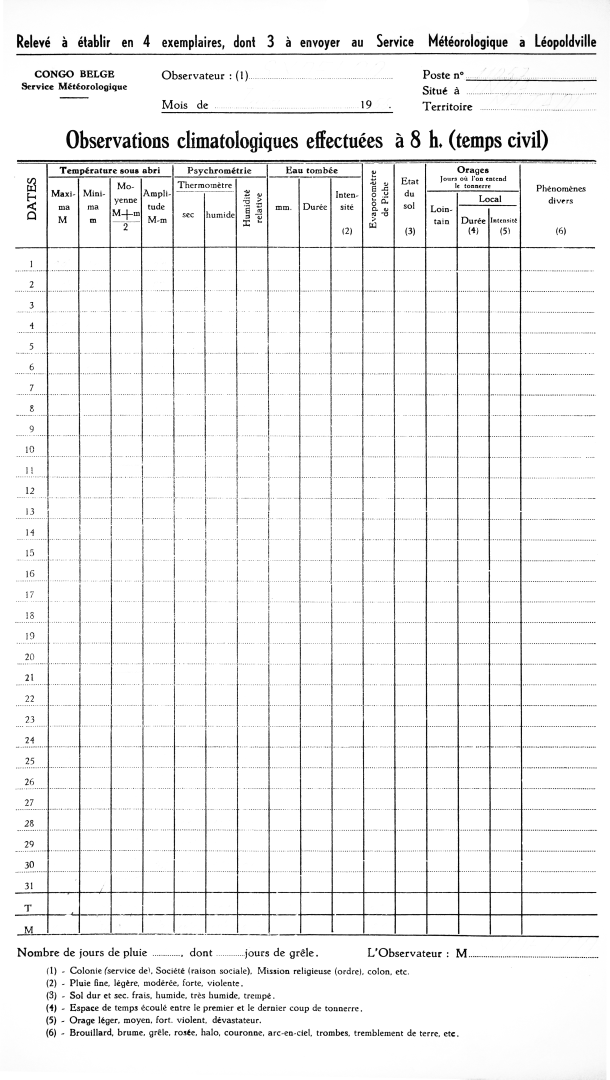
#> input picture data-raw/templates/format_1.jpg, 3048 x 5396 px (shown at 1/5 size)
$ python -i match_template.py   (imports and definitions only)
#> lines starting #> are read from the running program, lines starting #| are printed output that depends on the picture; after the words box and inside, x2 and y2 are one past the last pixel; in counts of white or black regions, pixels touching at a corner belong together
#> further down, picture is the input picture: shape (5396, 3048); min 0, max 255, mean 242.3
#!/usr/bin/env python

# Import necessary libraries.
import os, argparse, glob, tempfile, shutil, warnings
import cv2
import numpy as np
import pandas as pd
import tensorflow as tf
from tqdm import tqdm

# local functions
from inner_crop import *
from label_table_cells import *
from match_preview import *

# set TF log level (suppress verbose output)
os.environ['TF_CPP_MIN_LOG_LEVEL'] = '2'

# ignore python warnings
# [1 line not run here, left out]

# argument parser
# [147 lines left out: functions getArgs, error_log, load_guides, alignImages, not called in this run]

def flatten(im):

    # histogram stretching + OTSU thresholding + resizing
    # (on the red channel)
    clahe = cv2.createCLAHE(clipLimit = 3, tileGridSize = (15,15))
    im = clahe.apply(im)
    im = cv2.GaussianBlur(im,(7, 7),0)
    ret, im = cv2.threshold(im, 0, 255, cv2.THRESH_BINARY + cv2.THRESH_OTSU)
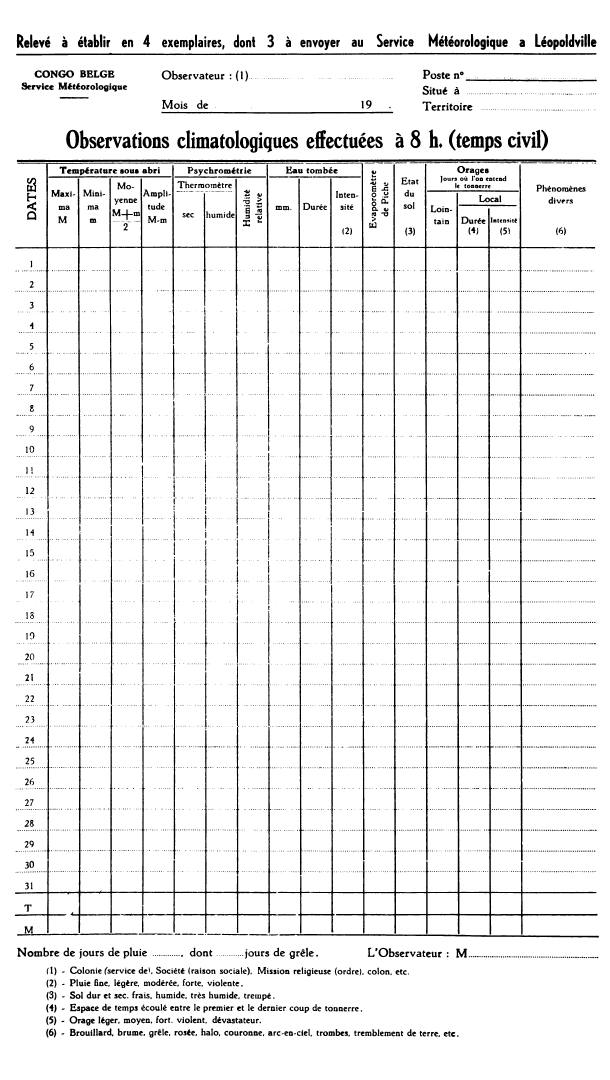
#> im: shape (5396, 3048) (shown at 1/5 size); 93.8% white; 7906 black regions (5759 under 20 px), largest, box (x1, y1, x2, y2) and area: (76, 812, 1666, 4376) 104572, (1389, 2559, 2988, 4674) 78969, (1611, 813, 2813, 2851) 69781
#> ret = 171

    return im

# [192 lines left out: functions cookieCutter, setup_outdir, not called in this run]

# [139 lines not run here, left out]

>>> import cv2
>>> picture = cv2.imread('../data-raw/templates/format_1.jpg', cv2.IMREAD_GRAYSCALE)
>>> result = flatten(picture)

$ run again, on data-raw/templates/format_6.jpg
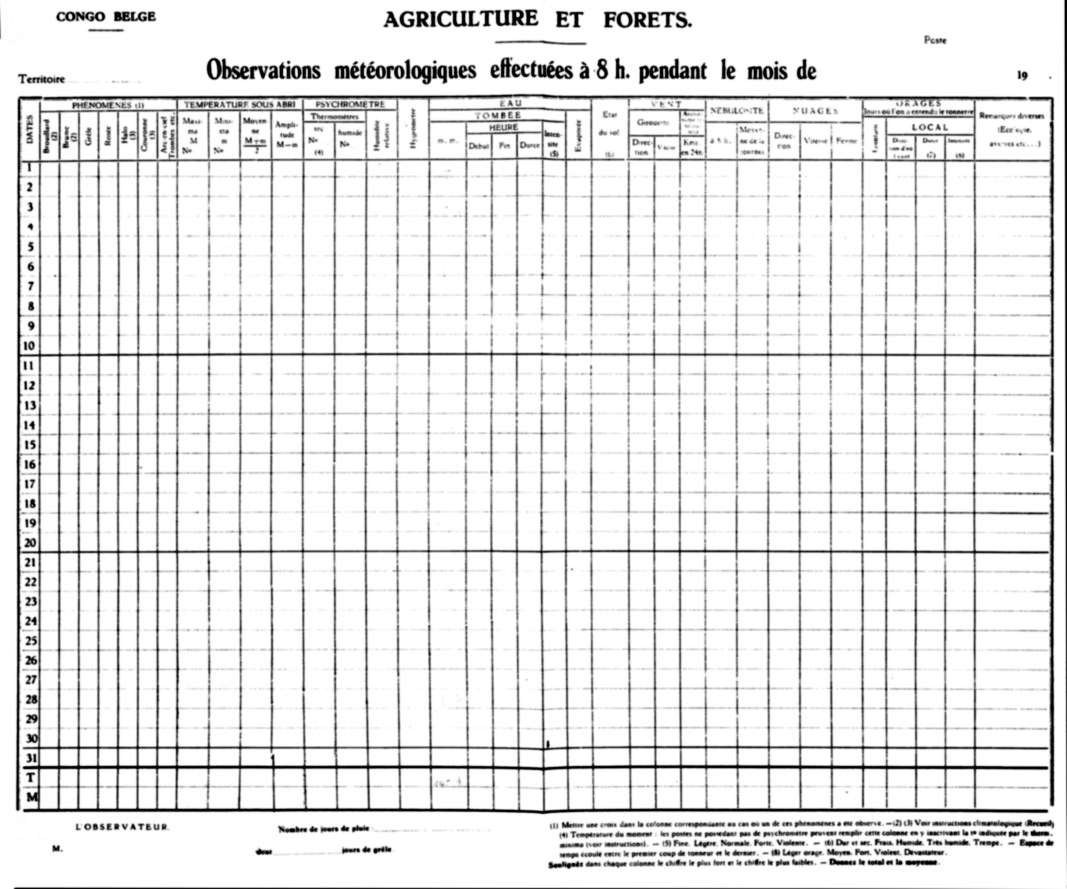
#> input picture data-raw/templates/format_6.jpg, 4268 x 3556 px (shown at 1/4 size)
#> picture is the input picture: shape (3556, 4268); min 0, max 255, mean 232.7
#> in flatten, `im = clahe.apply(im)`:
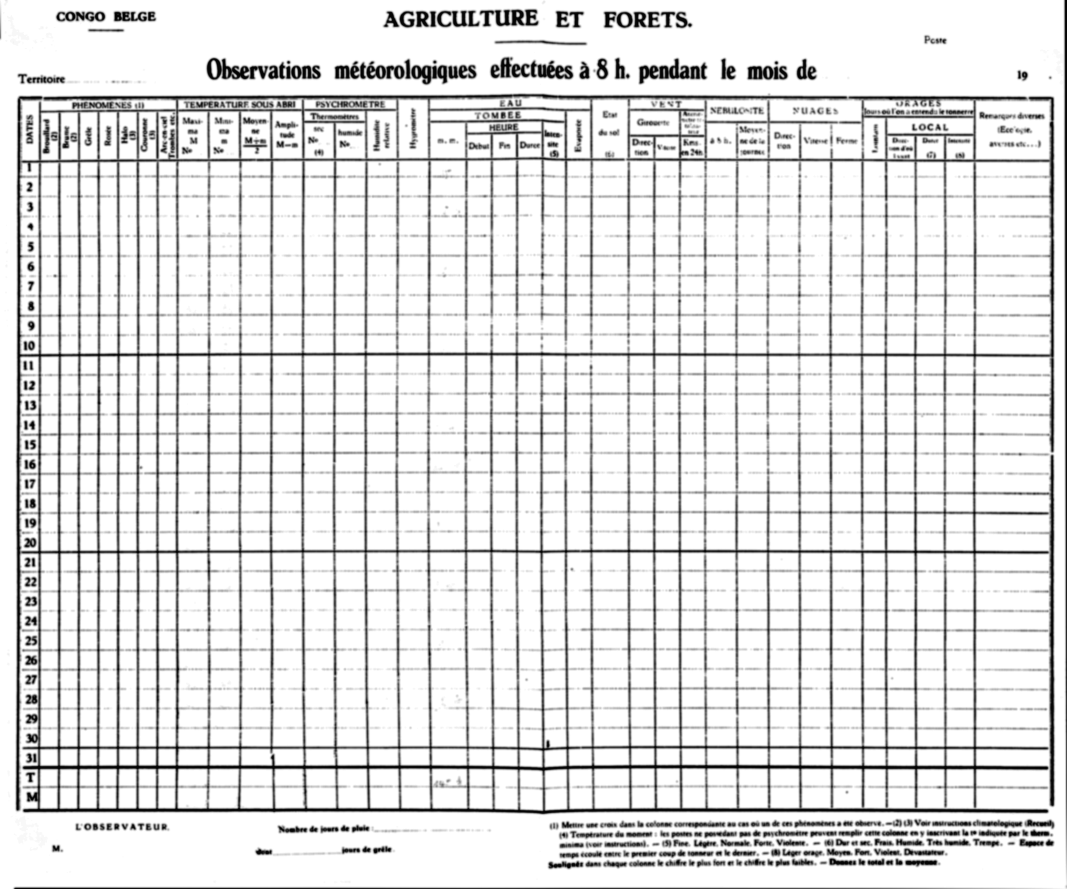
#> im: shape (3556, 4268) (shown at 1/4 size); min 1, max 255, mean 225.5
#> in flatten, `ret, im = cv2.threshold(im, 0, 255, cv2.THRESH_BINARY + cv2.THRESH_OTSU)`:
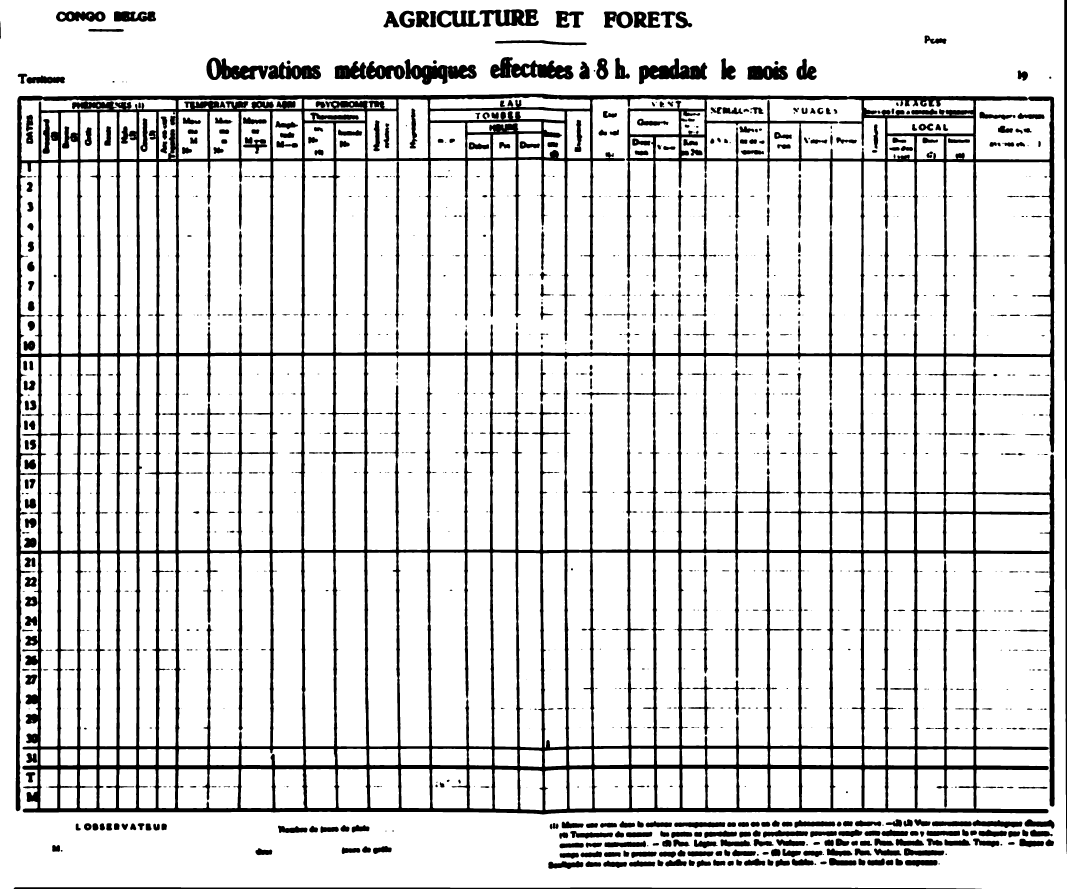
#> im: shape (3556, 4268) (shown at 1/4 size); 85.4% white; 1234 black regions (375 under 20 px), largest, box (x1, y1, x2, y2) and area: (63, 375, 4219, 3258) 1607204, (4257, 0, 4268, 3416) 27048, (55, 3549, 3927, 3556) 21230
#> ret = 174

$ run again, on data-raw/templates/format_burton.jpg
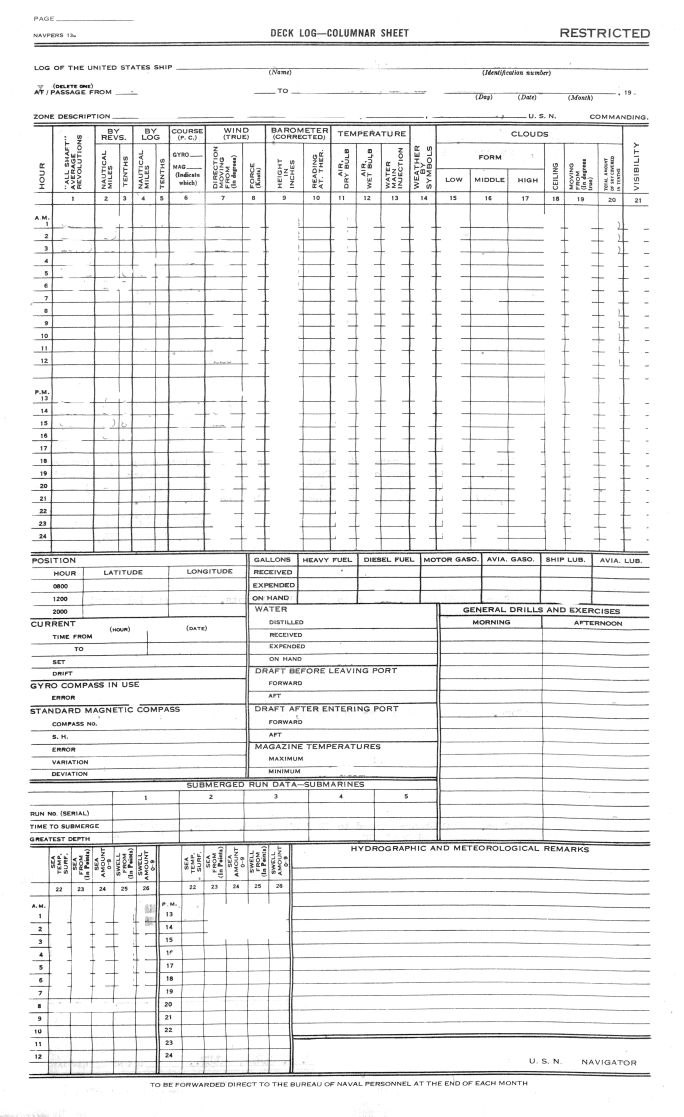
#> input picture data-raw/templates/format_burton.jpg, 2733 x 4466 px (shown at 1/4 size)
#> picture is the input picture: shape (4466, 2733); min 0, max 255, mean 239.5
#> in flatten, `ret, im = cv2.threshold(im, 0, 255, cv2.THRESH_BINARY + cv2.THRESH_OTSU)`:
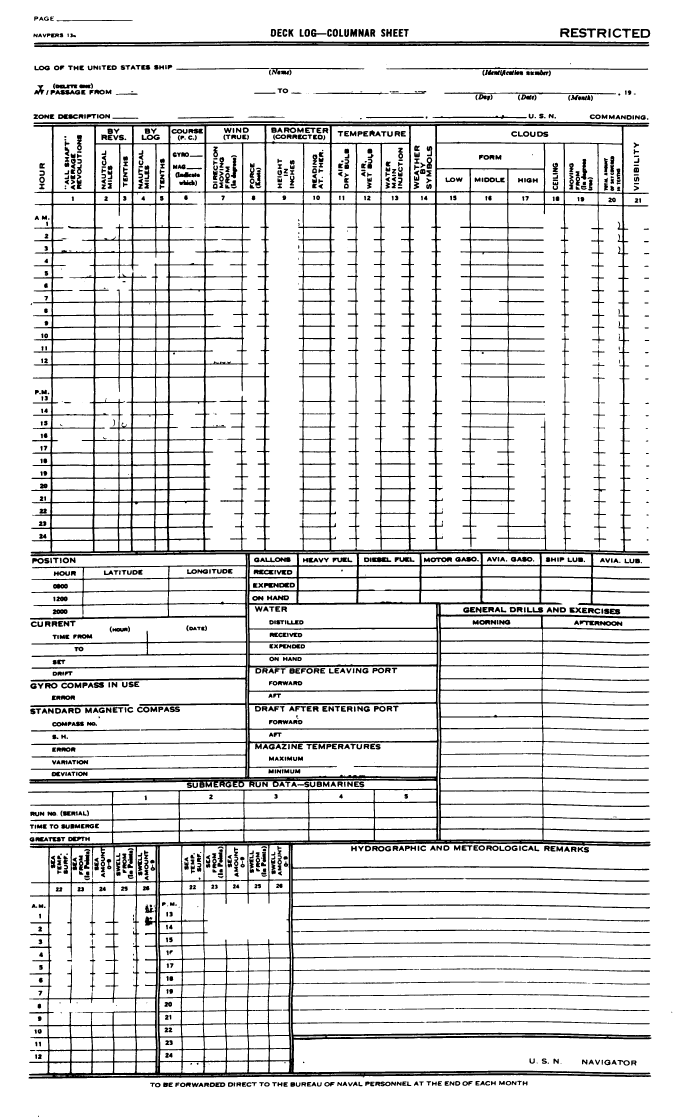
#> im: shape (4466, 2733) (shown at 1/4 size); 88.8% white; 1342 black regions (87 under 20 px), largest, box (x1, y1, x2, y2) and area: (112, 495, 2606, 4315) 938277, (136, 165, 2597, 189) 34558, (134, 485, 2597, 498) 16301
#> ret = 191
